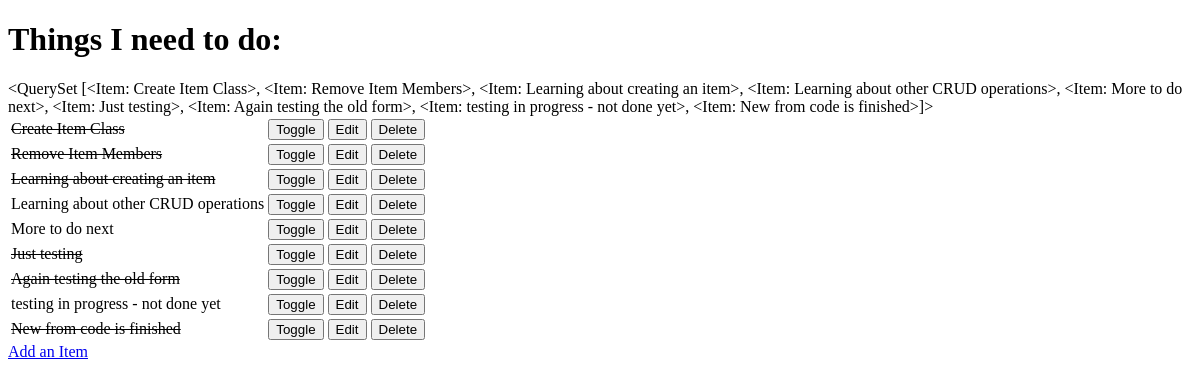
The app's page /, older data.
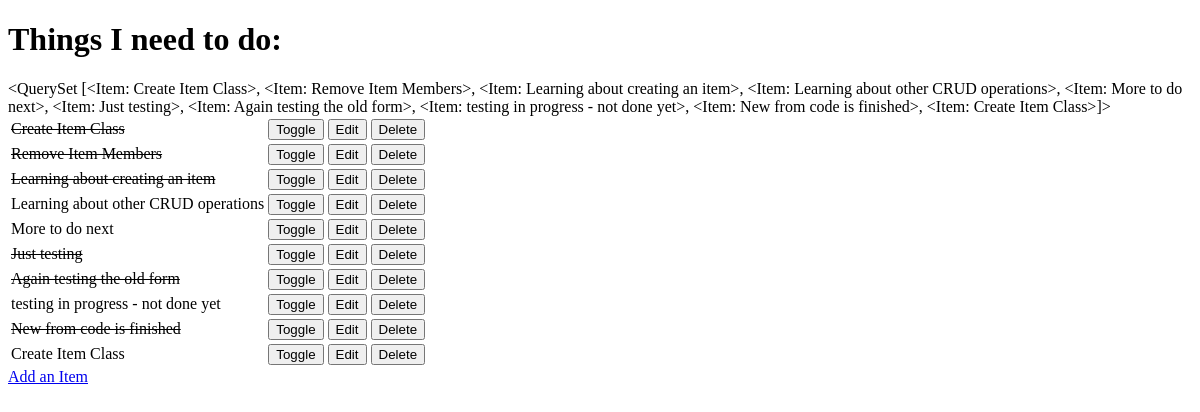
The same page, newer data.
### todo/models.py (models this page shows)
class Item(models.Model):
    name = models.CharField(max_length=50, null=False, blank=False)
    done = models.BooleanField(null=False, blank=False, default=False)
    def __str__(self):
        return self.name

### todo/views.py (the view)
# urls.py: path('', views.get_todo_list, name='get_todo_list'),
def get_todo_list(request):
    items = Item.objects.all()
    context = {
        'items': items
    }
    return render(request, 'todo/todo_list.html', context)

### todo/templates/todo/todo_list.html (shortened to what this page needs)
<!DOCTYPE html>
<html lang="en">
<head>
</head>
<body>
    <h1>Things I need to do:</h1>
    {{ items }}
    <table>
        {% for item in items %}
        <tr>
            {% if item.done %}
            <td><strike>{{ item.name}}</strike></td>
            {% else %}
            <td>{{ item.name }}</td>
            {% endif %}
            <td>
                <a href="/toggle/{{ item.id }}">
                    <button>Toggle</button>
                </a>
            </td>
            <td>
                <a href="/edit/{{ item.id }}">
                    <button>Edit</button>
                </a>
            </td>
            <td>
                <a href="/delete/{{ item.id }}">
                    <button>Delete</button>
                </a>
            </td>
        </tr>
        {% empty %}
        <tr>
            <td>You have nothing to do.</td>
        </tr>
        {% endfor %}
    </table>
    <a href="/add">Add an Item</a>
</body>
</html>

Row changes from the older to the newer data that the page shows:
computed for Item: name.name "…New from code is finished>]>" → "…New from code is finished>, <Item: Create Item Class>]>"
added Item: name "Create Item Class"
